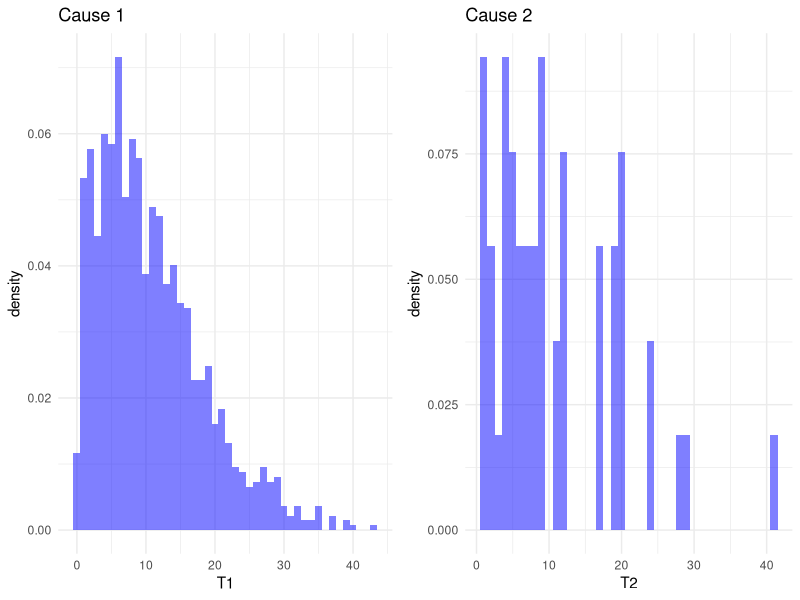

The R script that drew this image:
## ---- chunk 1
knitr::opts_chunk$set(echo = TRUE)
# Libraries
library(gridExtra)
library(tidyverse)
## ---- chunk 2
n <- 1700

X0 <- rbinom(n, 1, 0.1627)
X1 <- rpois(n, 35)
L0 <- cbind(X0, X1)

# Effekt
alpha <- c(0, 0)
beta <- c(0.5816, -0.1)
## ---- chunk 3
# Parameters
lambda <- 0.0271
v <- 1.3841

# Specify hazard functions
weib_haz <- function(t) lambda * v * t ^ (v - 1)
weib_cum_haz <- function(t) lambda * t ^ v 

# Cause specific hazard functions
haz1 <- function(t) weib_haz(t) * exp(L0 %*% alpha)
haz2 <- function(t) weib_haz(t) * exp(L0 %*% beta)
## ---- chunk 4
# CDF of time to any event T
F_func <- function(t, x) {
  1 - exp( - (weib_cum_haz(t) * exp(t(alpha) %*% x) + 
            weib_cum_haz(t) * exp(t(beta) %*% x)))
}

# Inverse of the distribution function

inverse_F <- function(p, x, lower_bound = 0, upper_bound = 100) {
  # Define the root-finding function (F(t) - p)
  root_function <- function(t) {
    F_func(t, x) - p
  }
  # Use uniroot to find the value of t such that F(t) = y
  result <- uniroot(root_function, lower = lower_bound, upper = upper_bound)
  
  # Return the value of t
  return(result$root)
}
## ---- chunk 5
# Simulating uniform random variables
Z <- runif(n)
# Simulating event times
Ts <-  numeric(n)
for(i in 1:n){
  Ts[i] <- inverse_F(p = Z[i], x = L0[i,])
}

# Simulating censoring
censoring_time <- rweibull(n, 1.3841, 1/0.0271)
# The event variable
event <- ifelse(Ts <= censoring_time, 1, 0)
## ---- chunk 6
# The probability of cause of event being 1
p1 <- haz1(Ts) / (haz1(Ts) + haz2(Ts))

cause_type <- ifelse(event == 1, rbinom(n, 1, 1 - p1) + 1, 0) # 1 indicates cause 1, 2 indicates cause of event being 2

# Cause specific event times
T1 <- Ts[cause_type == 1]
T2 <- Ts[cause_type == 2]
## ---- chunk 7
plot_1 <- ggplot(data = data.frame(T1 = T1), aes(x = T1, y = ..density..)) + 
  geom_histogram(binwidth = 1, fill = "blue", alpha = 0.5) + 
  theme_minimal()+
  labs(title = "Cause 1")

plot_2 <- ggplot(data = data.frame(T2 = T2), aes(x = T2, y = ..density..)) + 
  geom_histogram(binwidth = 1, fill = "blue", alpha = 0.5) + 
  theme_minimal()+
  labs(title = "Cause 2")

grid.arrange(plot_1, plot_2, ncol = 2)
## ---- chunk 8
tibble(
  Id = n,
  X0 = X0,
  X1 = X1,
  "Time to event" = Ts,
  "Cause" = cause_type
)
